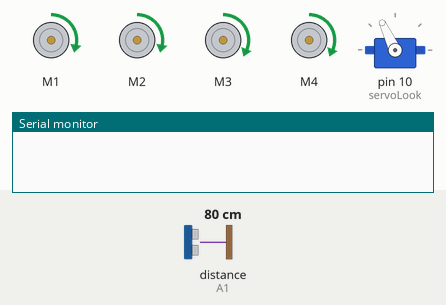
Recording of a sketch running on a simulated Arduino Uno, built with avr-gcc and run on an emulated ATmega328P. On the bench: 4 × DC motor (green arrow = forward, orange = backward, longer = faster), servo, the last lines printed to the serial monitor. Wiring (inferred from the names in the program): ultrasonic range finder: trigger A0; echo A1. The test bench sets the inputs (shaded band); at power-on: distance to the obstacle (sensor on A1) 80 cm. The echo pulse lasts 58.3 µs per cm.

Above: at 1.5 s.
1.6 s: distance to the obstacle (sensor on A1) set to 56 cm
3.2 s: distance to the obstacle (sensor on A1) set to 46 cm
At 4.4 s:
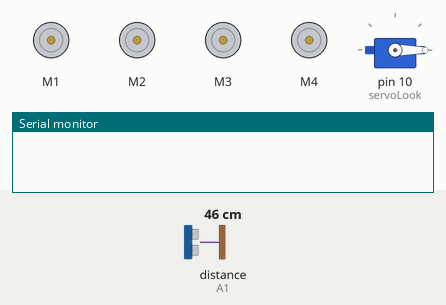
6.2 s: distance to the obstacle (sensor on A1) set to 60 cm
At 7.1 s:
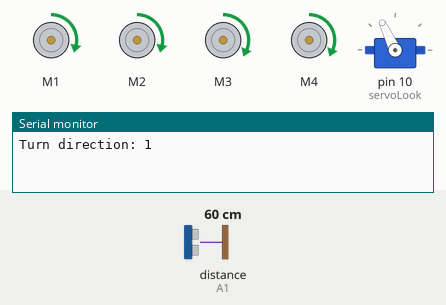
8.0 s: distance to the obstacle (sensor on A1) set to 2 cm
At 11.0 s:
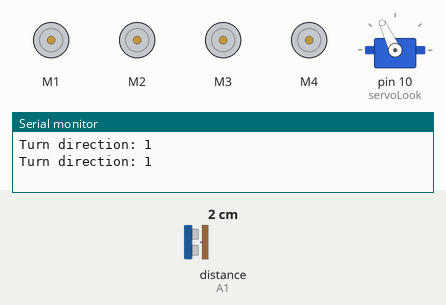
Timing chart, 0 to 12.0 s (numbered marks = the images above; inputs shaded):
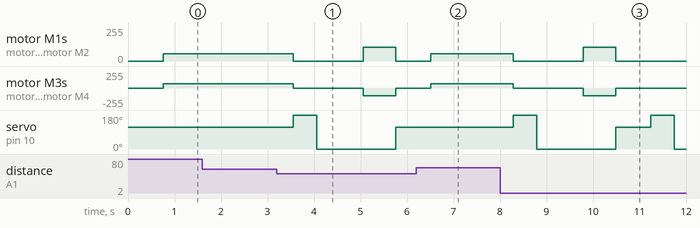

Measured:
- the behaviour switches between 51 and 50 cm on distance to the obstacle (sensor on A1) (found by bisection; images 0 and 1)
- after the input at 1.6 s, every drawn part: stays the same
- after the input at 3.2 s, motor M1, motor M2: forward 55/255 → stopped after 0.35 s, → forward 105/255 1.5 s later, → stopped 0.70 s later; motor M3, motor M4: forward 65/255 → stopped after 0.35 s, → backward 115/255 1.5 s later, → stopped 0.70 s later; servo on pin 10 (servoLook): 115° → 180° after 0.35 s, → 0° 0.50 s later, → 115° 1.7 s later
- after the input at 6.2 s, motor M1, motor M2: stopped → forward 55/255 after 0.31 s; motor M3, motor M4: stopped → forward 65/255 after 0.31 s; servo on pin 10 (servoLook): stays 115° (without the input it goes to 180° after 0.31 s)
- after the input at 8.0 s, motor M1, motor M2: forward 55/255 → stopped after 0.29 s, → forward 105/255 1.5 s later, → stopped 0.70 s later

The sketch:

code.ino
```cpp
#include <AFMotor.h>   // Import library to control motor shield
#include <Servo.h>     // Import library to control the servo

AF_DCMotor rightBack(1);   // Create an object to control each motor
AF_DCMotor rightFront(2);
AF_DCMotor leftFront(3);
AF_DCMotor leftBack(4);
Servo servoLook;           // Create an object to control the servo

byte trig = A0;            // Assign the ultrasonic sensor pins
byte echo = A1;
byte maxDist = 150;        // Maximum sensing distance (Objects farther than this are ignored)
byte stopDist = 50;        // Minimum distance from an object to stop (in cm)
float timeOut = 2 * (maxDist + 10) / 100.0 / 340 * 1000000; // Max time to wait for a return signal
byte motorSpeed = 55;      // Base motor speed
int motorOffset = 10;      // Offset to account for motor imbalance
int turnSpeed = 50;        // Speed increment when turning

void setup() {
  Serial.begin(9600);  // Initialize serial communication
  rightBack.setSpeed(motorSpeed);
  rightFront.setSpeed(motorSpeed);
  leftFront.setSpeed(motorSpeed + motorOffset);
  leftBack.setSpeed(motorSpeed + motorOffset);

  rightBack.run(RELEASE);
  rightFront.run(RELEASE);
  leftFront.run(RELEASE);
  leftBack.run(RELEASE);

  servoLook.attach(10);  // Assign the servo pin

  pinMode(trig, OUTPUT);
  pinMode(echo, INPUT);
}

void loop() {
  servoLook.write(115);  // Look straight
  delay(750);

  int distance = getDistance();

  if (distance >= stopDist) {
    moveForward();
  }

  while (distance >= stopDist) {
    distance = getDistance();
    delay(250);
  }

  stopMove();

  int turnDir = checkDirection();  // 0 = left, 1 = reverse, 2 = right
  Serial.print("Turn direction: ");
  Serial.println(turnDir);

  switch (turnDir) {
    case 0:
      turnLeft(400);
      break;
    case 1:
      turnLeft(700);
      break;
    case 2:
      turnRight(400);
      break;
  }
}

void accelerate() {
  for (int i = 0; i < motorSpeed; i++) {
    rightBack.setSpeed(i);
    rightFront.setSpeed(i);
    leftFront.setSpeed(i + motorOffset);
    leftBack.setSpeed(i + motorOffset);
    delay(10);
  }
}

void decelerate() {
  for (int i = motorSpeed; i != 0; i--) {
    rightBack.setSpeed(i);
    rightFront.setSpeed(i);
    leftFront.setSpeed(i + motorOffset);
    leftBack.setSpeed(i + motorOffset);
    delay(10);
  }
}

void moveForward() {
  rightBack.run(FORWARD);
  rightFront.run(FORWARD);
  leftFront.run(FORWARD);
  leftBack.run(FORWARD);
}

void stopMove() {
  rightBack.run(RELEASE);
  rightFront.run(RELEASE);
  leftFront.run(RELEASE);
  leftBack.run(RELEASE);
}

void turnLeft(int duration) {
  rightBack.setSpeed(motorSpeed + turnSpeed);
  rightFront.setSpeed(motorSpeed + turnSpeed);
  leftFront.setSpeed(motorSpeed + motorOffset + turnSpeed);
  leftBack.setSpeed(motorSpeed + motorOffset + turnSpeed);

  rightBack.run(FORWARD);
  rightFront.run(FORWARD);
  leftFront.run(BACKWARD);
  leftBack.run(BACKWARD);

  delay(duration);

  resetMotorSpeed();
  stopMove();
}

void turnRight(int duration) {
  rightBack.setSpeed(motorSpeed + turnSpeed);
  rightFront.setSpeed(motorSpeed + turnSpeed);
  leftFront.setSpeed(motorSpeed + motorOffset + turnSpeed);
  leftBack.setSpeed(motorSpeed + motorOffset + turnSpeed);

  rightBack.run(BACKWARD);
  rightFront.run(BACKWARD);
  leftFront.run(FORWARD);
  leftBack.run(FORWARD);

  delay(duration);

  resetMotorSpeed();
  stopMove();
}

void resetMotorSpeed() {
  rightBack.setSpeed(motorSpeed);
  rightFront.setSpeed(motorSpeed);
  leftFront.setSpeed(motorSpeed + motorOffset);
  leftBack.setSpeed(motorSpeed + motorOffset);
}

int getDistance() {
  unsigned long pulseTime;
  int distance;

  digitalWrite(trig, HIGH);
  delayMicroseconds(10);
  digitalWrite(trig, LOW);

  pulseTime = pulseIn(echo, HIGH, timeOut);
  distance = (float)pulseTime * 340 / 2 / 10000;

  return distance;
}

int checkDirection() {
  int distances[2] = {0, 0}; // [left, right]
  int turnDir = 1; // 0 = left, 1 = reverse, 2 = right

  servoLook.write(180); // Look left
  delay(500);
  distances[0] = getDistance();

  servoLook.write(0);   // Look right
  delay(1000);
  distances[1] = getDistance();

  if (distances[0] >= 200 && distances[1] >= 200) {
    turnDir = 0;  // both directions clear → turn left
  } else if (distances[0] <= stopDist && distances[1] <= stopDist) {
    turnDir = 1;  // both directions blocked → reverse
  } else if (distances[0] >= distances[1]) {
    turnDir = 0;  // more space on left → turn left
  } else {
    turnDir = 2;  // more space on right → turn right
  }

  return turnDir;
}
```
